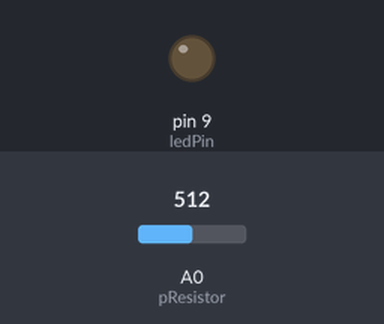
The sketch below on a simulated Arduino Uno, built with avr-gcc and run on an emulated ATmega328P. Parts: output pins drawn as LEDs (lit = HIGH). The inputs (shaded band) are chosen by the test bench; at power-on: A0 (pResistor) = 512.

Above: at 1.3 s.
1.4 s: A0 (pResistor) set to 28
2.9 s: A0 (pResistor) set to 22
At 3.4 s:
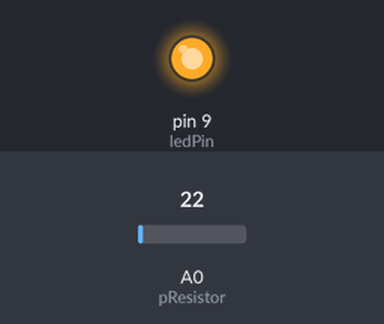
4.5 s: A0 (pResistor) set to 122
At 5.7 s:
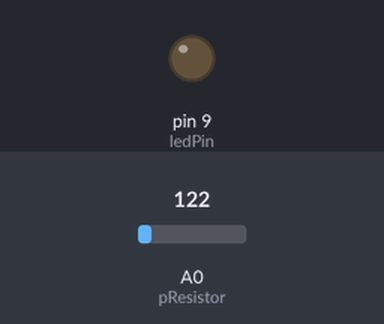
6.0 s: A0 (pResistor) set to 15
At 6.9 s:
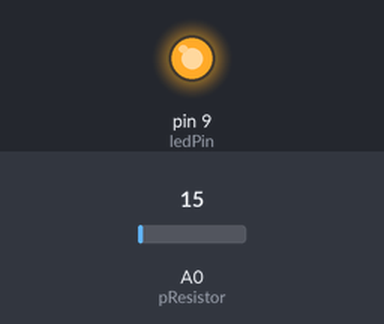
Timing chart, 0 to 8.5 s (numbered marks = the images above; inputs shaded):
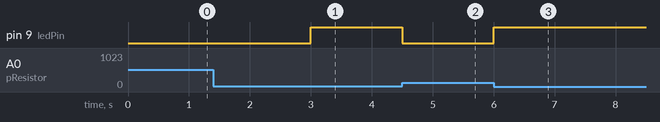

The sketch:

photoLED.ino
```cpp
/* Use a photoresistor (or photocell) to turn on an LED in the dark
   More info and circuit schematic: http://www.ardumotive.com/how-to-use-a-photoresistor-en.html
   Dev: Michalis Vasilakis // Date: 8/6/2015 // www.ardumotive.com */


//Constants
const int pResistor = A0; // Photoresistor at Arduino analog pin A0
const int ledPin=9;       // Led pin at Arduino pin 9

//Variables
int value;          // Store value from photoresistor (0-1023)

void setup(){
 pinMode(ledPin, OUTPUT);  // Set lepPin - 9 pin as an output
 pinMode(pResistor, INPUT);// Set pResistor - A0 pin as an input (optional)
}

void loop(){
  value = analogRead(pResistor);
  Serial.print(value);
  Serial.print('\n');

  //You can change value "25"
  if (value > 25){
    digitalWrite(ledPin, LOW);  //Turn led off
  }
  else{
    digitalWrite(ledPin, HIGH); //Turn led on
  }

  delay(500); //Small delay
}
```

Measured:
- the behaviour switches between 26 and 25 on A0 (pResistor) (found by bisection; images 0 and 1)
- after the input at 1.4 s, every drawn part: stays the same
- after the input at 2.9 s, pin 9 (ledPin): LOW → HIGH after 0.10 s
- after the input at 4.5 s, pin 9 (ledPin): HIGH → LOW at once
- after the input at 6.0 s, pin 9 (ledPin): LOW → HIGH at once
